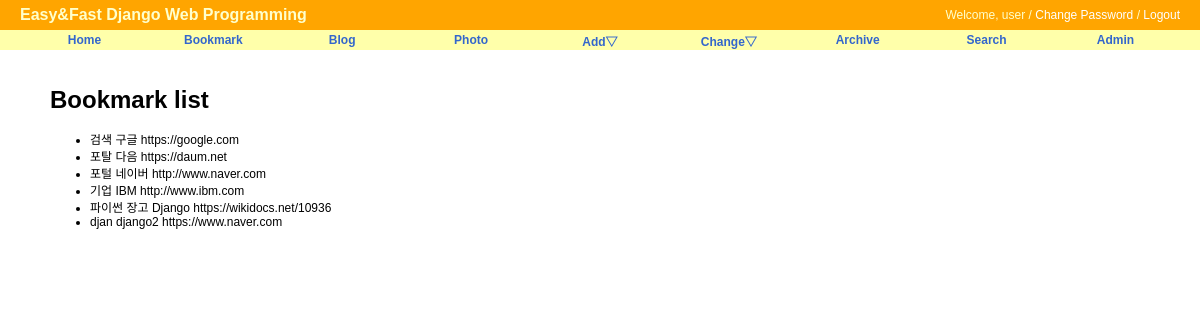
Page /bookmark/ (signed in) on the committed database.
### bookmark/models.py (models this page shows, shortened)
class Bookmark(models.Model):
    title = models.CharField(max_length = 100, blank=True , null=True)
    url = models.URLField('url',unique=True)
    url_category = models.CharField(max_length=100,blank=True, null=True)
    owner = models.ForeignKey(User, null=True, on_delete=models.CASCADE)

### bookmark/views.py (the view)
# urls.py: path('',BookmarkLV.as_view(),name='index'),
class BookmarkLV(ListView):
    model = Bookmark

### bookmark/templates/bookmark/bookmark_list.html (shortened to what this page needs)
{% extends "base.html"%}
{% block content %}
<div id="content">
    <h1>Bookmark list</h1>
    <ul>
        {% for bookmark in object_list %}
            <li> {{bookmark.url_category}}
           <a href="{% url 'bookmark:detail' bookmark.id%}"></a>{{bookmark.title}} {{bookmark.url}}</li>
        {% endfor %}
</div>
{% endblock %}

### static/css/base.css (style rules this page uses)
body { font-family: "Lucida Grande", Verdana, Arial, sans-serif; font-size: 12px; }
div#content { position: absolute; top: 70px; left: 50px; right: 50px; }

### rows in the picture
Bookmark: url_category "검색", title "구글", url "https://google.com"
Bookmark: url_category "포탈", title "다음", url "https://daum.net"
Bookmark: url_category "포털", title "네이버", url "http://www.naver.com"
Bookmark: url_category "기업", title "IBM", url "http://www.ibm.com"
Bookmark: url_category "파이썬 장고", title "Django", url "https://wikidocs.net/10936"
Bookmark: url_category "djan", title "django2", url "https://www.naver.com"
